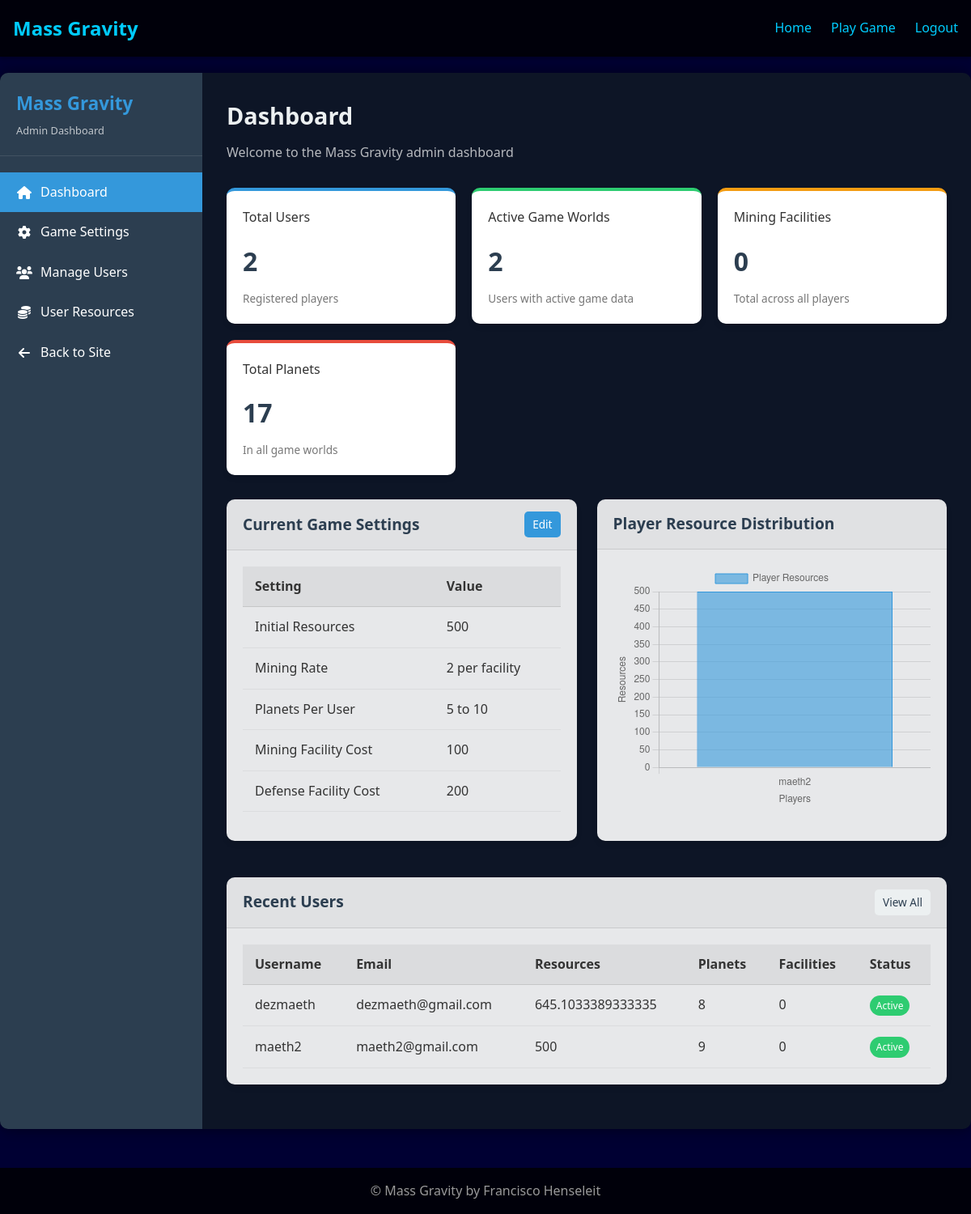
Page /admin/ (signed in) on the earlier database version.
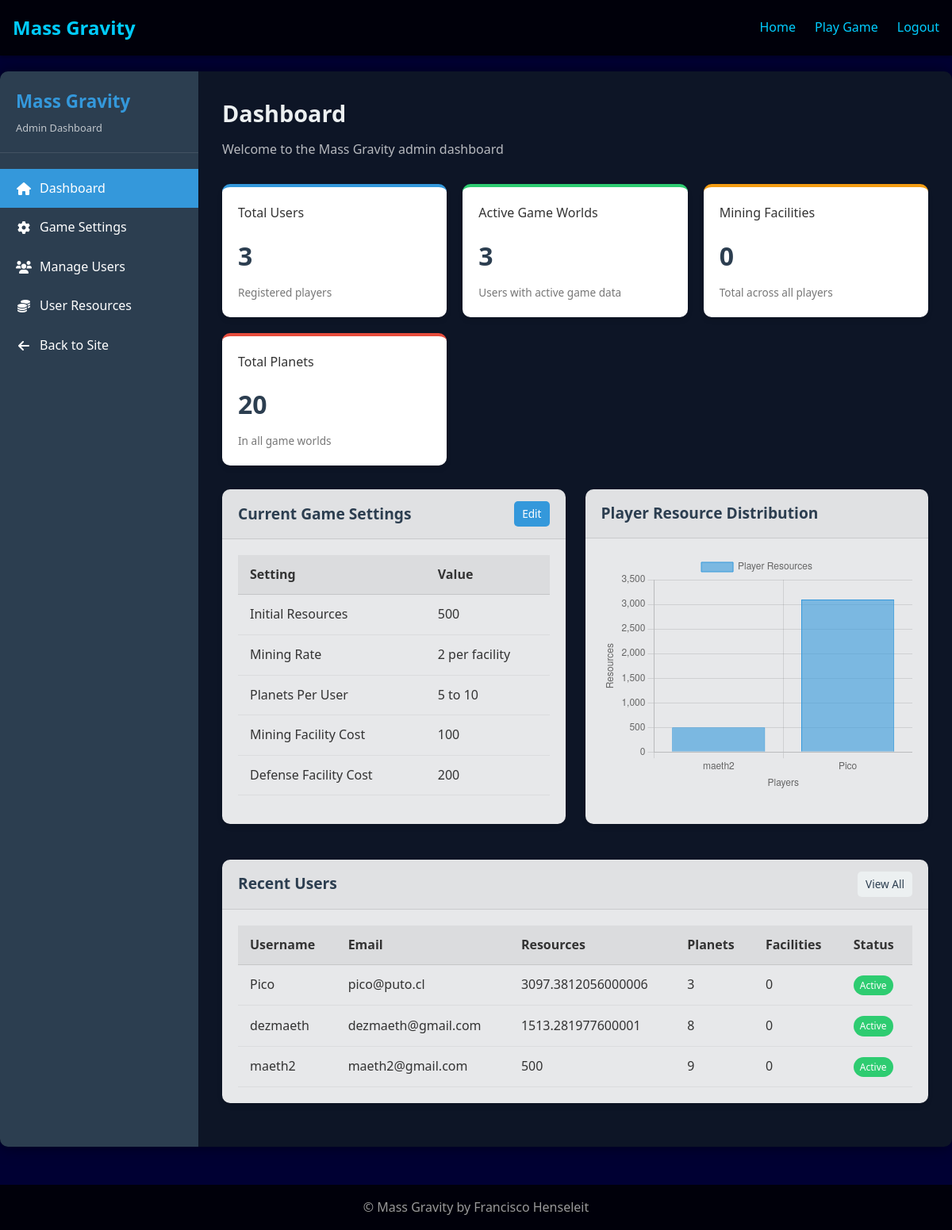
Same page on the later database version.
### flask_app/models/user.py (models this page shows, shortened)
class User(UserMixin, db.Model):
    id = db.Column(db.Integer, primary_key=True)
    username = db.Column(db.String(64), unique=True, index=True)
    email = db.Column(db.String(120), unique=True, index=True)
    password_hash = db.Column(db.String(128))
    faction = db.Column(db.String(10), nullable=False)
    game_data = db.Column(db.Text, default="{}")

### flask_app/routes/admin.py (the view)
@admin.route('/')
@login_required
@admin_required
def index():
    settings = GameSettings.get_settings()
    users = User.query.all()
    user_count = len(users)
    active_users = sum(1 for user in users if user.game_data and user.game_data != '{}')
    total_facilities = 0
    total_planets = 0
    resource_labels = []
    resource_data = []
    recent_users = []
    for user in users:
        if user.game_data and user.game_data != '{}':
            try:
                game_data = json.loads(user.game_data)
                mining_facilities = sum(planet.get('mining_facilities', 0)
                                       for planet in game_data.get('planets', []))
                total_facilities += mining_facilities
                planets_count = len(game_data.get('planets', []))
                total_planets += planets_count
                if user.id != 1:  # Skip admin for chart
                    resource_labels.append(user.username)
                    resource_data.append(game_data.get('resources', 0))
                status = 'Active'
                status_class = 'success'
                recent_users.append({
                    'username': user.username,
                    'email': user.email,
                    'resources': game_data.get('resources', 0),
                    'planets': planets_count,
                    'facilities': mining_facilities,
                    'status': status,
                    'status_class': status_class
                })
            except (json.JSONDecodeError, KeyError):
                pass
    recent_users.sort(key=lambda x: x['resources'], reverse=True)
    recent_users = recent_users[:10]
    return render_template('admin/index.html',
                          settings=settings,
                          user_count=user_count,
                          active_users=active_users,
                          total_facilities=total_facilities,
                          total_planets=total_planets,
                          resource_labels=resource_labels,
                          resource_data=resource_data,
                          recent_users=recent_users)

### flask_app/models/user.py (called while the page is built)
@login_manager.user_loader
def load_user(user_id):
    return User.query.get(int(user_id))

### flask_app/routes/admin.py (called while the page is built)
def admin_required(f):
    @functools.wraps(f)
    def decorated_function(*args, **kwargs):
        if not current_user.is_authenticated or current_user.id != 1:
            flash('Admin access required')
            return redirect(url_for('main.index'))
        return f(*args, **kwargs)
    return decorated_function

### flask_app/templates/admin/index.html (shortened to what the changed rows need)
{% extends 'base.html' %}
{% block head %}
<link rel="stylesheet" href="{{ url_for('static', filename='css/admin.css') }}">
<link rel="stylesheet" href="https://cdnjs.cloudflare.com/ajax/libs/font-awesome/6.0.0/css/all.min.css">
{% endblock %}
{% block content %}
<div class="admin-container">
    <div class="admin-content">
        <div class="admin-content-header">
            <h2>Dashboard</h2>
        </div>
        <div class="admin-stats">
            <div class="admin-stat-card primary">
                <h3>Total Users</h3>
                <div class="stat-value">{{ user_count }}</div>
                <div class="stat-description">Registered players</div>
            </div>
            <div class="admin-stat-card success">
                <h3>Active Game Worlds</h3>
                <div class="stat-value">{{ active_users }}</div>
                <div class="stat-description">Users with active game data</div>
            </div>
            <div class="admin-stat-card danger">
                <h3>Total Planets</h3>
                <div class="stat-value">{{ total_planets }}</div>
                <div class="stat-description">In all game worlds</div>
            </div>
        </div>
        <div class="admin-flex" style="gap: 25px;">
            <div class="admin-card" style="flex: 1;">
                <div class="admin-card-body">
                    <table class="admin-table">
                        <thead>
                            <tr>
                                <th>Setting</th>
                                <th>Value</th>
                            </tr>
                        </thead>
                    </table>
                </div>
            </div>
            <div class="admin-card" style="flex: 1;">
                <div class="admin-card-body">
                    <div class="admin-chart-container">
                        <canvas id="resourceChart"></canvas>
                    </div>
                </div>
            </div>
        </div>
        <div class="admin-card admin-mt">
            <div class="admin-card-body">
                <table class="admin-table">
                    <thead>
                        <tr>
                            <th>Username</th>
                            <th>Email</th>
                            <th>Resources</th>
                            <th>Planets</th>
                            <th>Facilities</th>
                            <th>Status</th>
                        </tr>
                    </thead>
                    <tbody>
                        {% for user_data in recent_users %}
                        <tr>
                            <td>{{ user_data.username }}</td>
                            <td>{{ user_data.email }}</td>
                            <td>{{ user_data.resources }}</td>
                            <td>{{ user_data.planets }}</td>
                            <td>{{ user_data.facilities }}</td>
                            <td><span class="admin-badge admin-badge-{{ user_data.status_class }}">{{ user_data.status }}</span></td>
                        </tr>
                        {% endfor %}
                    </tbody>
                </table>
            </div>
        </div>
    </div>
</div>
{% endblock %}
{% block scripts %}
<script>
    // Sample data for player resource distribution
    document.addEventListener('DOMContentLoaded', function() {
        const ctx = document.getElementById('resourceChart').getContext('2d');
        const resourceChart = new Chart(ctx, {
            type: 'bar',
            data: {
                labels: {{ resource_labels|tojson }},
                datasets: [{
                    label: 'Player Resources',
                    data: {{ resource_data|tojson }},
                    backgroundColor: 'rgba(52, 152, 219, 0.6)',
                    borderColor: 'rgba(52, 152, 219, 1)',
                    borderWidth: 1
                }]
            },
            options: {
                responsive: true,
                maintainAspectRatio: false,
                scales: {
                    y: {
                        beginAtZero: true,
                        title: {
                            display: true,
                            text: 'Resources'
                        }
                    },
                    x: {
                        title: {
                            display: true,
                            text: 'Players'
                        }
                    }
                }
            }
        });
    });
</script>
{% endblock %}

Differences in the rows shown:
added User: username "Pico", email "pico@puto.cl", resources "3097.3812056000006", planets "3", facilities "0", status "Active"
changed User "dezmaeth": resources "645.1033389333335" → "1513.281977600001"
Other differences:
{{ user_count }}: "2" → "3"
{{ active_users }}: "2" → "3"
{{ total_planets }}: "17" → "20"
chart data {{ resource_labels|tojson }}: ["maeth2"] → ["maeth2", "Pico"]
chart data {{ resource_data|tojson }}: [500] → [500, 3097.3812056000006]
